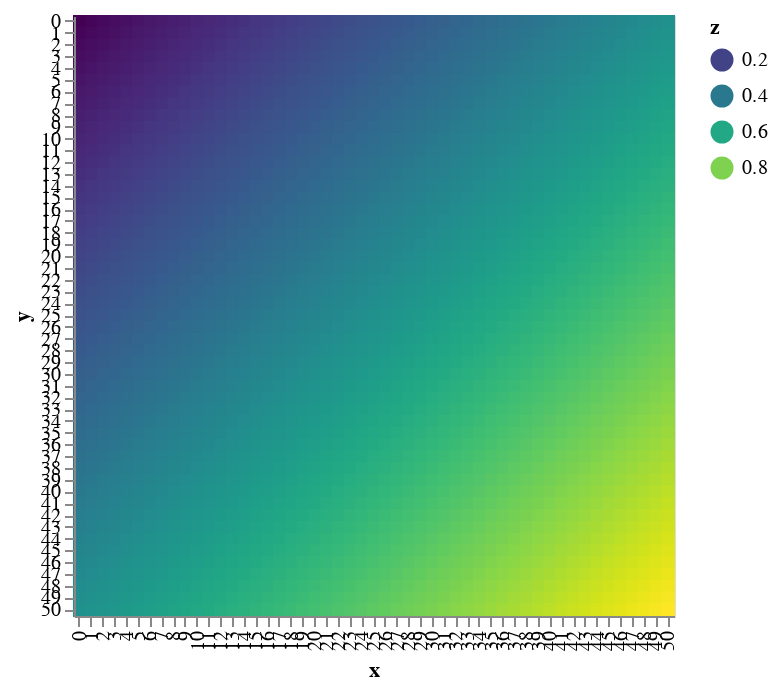

Write notebook code for a chart like this one.
### Markdown cell above
For example, the `background` function can be invoked like this to produce a gradient that ranges through values between -0.5 to 0.5, along diagonal gradient 45 degrees towards positive x,y co-ords:

### Code cell
show_arr(background(51, level=0.5, grad_i=1, grad_d=np.pi/4))

### Figure 1 — Vega-Lite specification as saved in the notebook (floating-point values rounded to 4 significant figures; data arrays with more than 128 entries replaced by an {"elided": "..."} marker saying what was removed)
{"config": {"view": {"continuousWidth": 400, "continuousHeight": 300}}, "data": {"name": "data-2ebdbaa4feed0d5f84926aeefed3be4e"}, "mark": "rect", "encoding": {"fill": {"type": "quantitative", "field": "z", "scale": {"domain": [0.009804, 0.9902], "scheme": "viridis"}, "sort": "ascending"}, "stroke": {"type": "quantitative", "field": "z", "scale": {"domain": [0.009804, 0.9902], "scheme": "viridis"}, "sort": "ascending"}, "tooltip": [{"type": "ordinal", "field": "x", "title": "x"}, {"type": "ordinal", "field": "y", "title": "y"}, {"type": "quantitative", "field": "z", "title": "z"}], "x": {"type": "ordinal", "field": "x"}, "y": {"type": "ordinal", "field": "y"}}, "height": 300, "selection": {"selector001": {"type": "interval", "bind": "scales", "encodings": ["x", "y"]}}, "title": "", "width": 300, "$schema": "https://vega.github.io/schema/vega-lite/v4.8.1.json", "datasets": {"data-2ebdbaa4feed0d5f84926aeefed3be4e": {"elided": "2601 records"}}}
